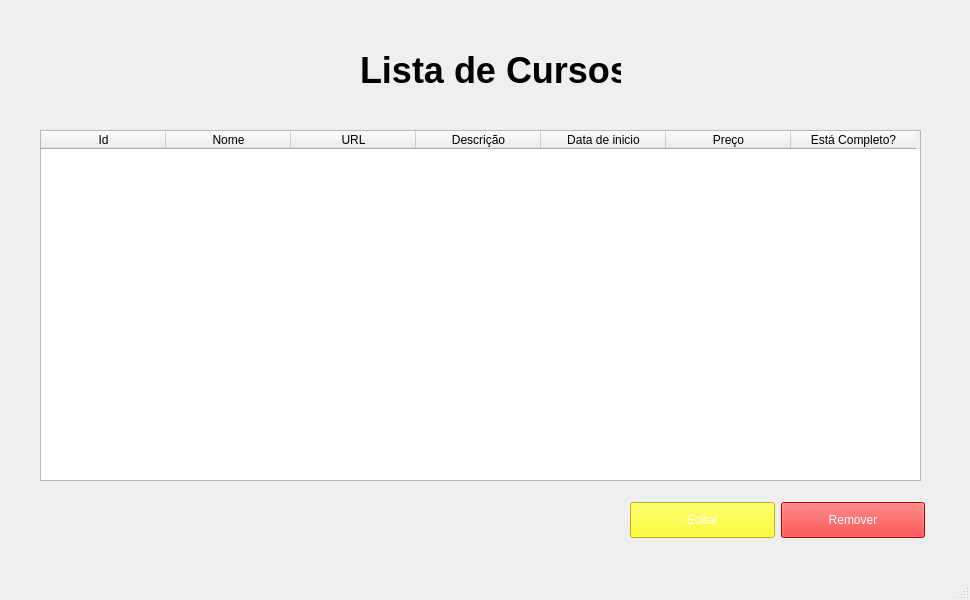
<?xml version="1.0" encoding="UTF-8"?>
<ui version="4.0">
 <class>Listagem</class>
 <widget class="QMainWindow" name="Listagem">
  <property name="geometry">
   <rect>
    <x>0</x>
    <y>0</y>
    <width>970</width>
    <height>600</height>
   </rect>
  </property>
  <property name="minimumSize">
   <size>
    <width>970</width>
    <height>600</height>
   </size>
  </property>
  <property name="maximumSize">
   <size>
    <width>980</width>
    <height>600</height>
   </size>
  </property>
  <property name="windowTitle">
   <string>Lista</string>
  </property>
  <widget class="QWidget" name="centralwidget">
   <widget class="QTableWidget" name="tableCursos">
    <property name="geometry">
     <rect>
      <x>40</x>
      <y>130</y>
      <width>881</width>
      <height>351</height>
     </rect>
    </property>
    <property name="sizePolicy">
     <sizepolicy hsizetype="Expanding" vsizetype="Expanding">
      <horstretch>0</horstretch>
      <verstretch>0</verstretch>
     </sizepolicy>
    </property>
    <property name="styleSheet">
     <string notr="true">QTableWidget::item::selected {
	background-color: blue;
}</string>
    </property>
    <property name="sizeAdjustPolicy">
     <enum>QAbstractScrollArea::SizeAdjustPolicy::AdjustToContents</enum>
    </property>
    <property name="wordWrap">
     <bool>true</bool>
    </property>
    <property name="rowCount">
     <number>0</number>
    </property>
    <property name="columnCount">
     <number>7</number>
    </property>
    <attribute name="horizontalHeaderVisible">
     <bool>true</bool>
    </attribute>
    <attribute name="horizontalHeaderCascadingSectionResizes">
     <bool>false</bool>
    </attribute>
    <attribute name="horizontalHeaderDefaultSectionSize">
     <number>125</number>
    </attribute>
    <column>
     <property name="text">
      <string>Id</string>
     </property>
    </column>
    <column>
     <property name="text">
      <string>Nome</string>
     </property>
    </column>
    <column>
     <property name="text">
      <string>URL</string>
     </property>
    </column>
    <column>
     <property name="text">
      <string>Descrição</string>
     </property>
    </column>
    <column>
     <property name="text">
      <string>Data de inicio</string>
     </property>
    </column>
    <column>
     <property name="text">
      <string>Preço</string>
     </property>
    </column>
    <column>
     <property name="text">
      <string>Está Completo?</string>
     </property>
    </column>
   </widget>
   <widget class="QWidget" name="layoutWidget">
    <property name="geometry">
     <rect>
      <x>630</x>
      <y>490</y>
      <width>295</width>
      <height>61</height>
     </rect>
    </property>
    <layout class="QHBoxLayout" name="horizontalLayout">
     <item>
      <widget class="QPushButton" name="btnEditar">
       <property name="styleSheet">
        <string notr="true">QPushButton {
	background-color: yellow;
	color: white;
	padding-top: 10px;
	padding-bottom: 10px;
}

QPushButton:hover {
	border: 1.2px solid black;
}</string>
       </property>
       <property name="text">
        <string>Editar</string>
       </property>
      </widget>
     </item>
     <item>
      <widget class="QPushButton" name="btnExcluir">
       <property name="styleSheet">
        <string notr="true">QPushButton {
	background-color: red;
	color: white;
	padding-top: 10px;
	padding-bottom: 10px;
}

QPushButton:hover {
	border: 1.2px solid black;
}</string>
       </property>
       <property name="text">
        <string>Remover</string>
       </property>
      </widget>
     </item>
    </layout>
   </widget>
   <widget class="QLabel" name="lblTitulo">
    <property name="geometry">
     <rect>
      <x>360</x>
      <y>50</y>
      <width>261</width>
      <height>41</height>
     </rect>
    </property>
    <property name="styleSheet">
     <string notr="true">QLabel {
	font-weight: bold;
	font-size: 36px;
}</string>
    </property>
    <property name="text">
     <string>Lista de Cursos</string>
    </property>
   </widget>
  </widget>
  <widget class="QMenuBar" name="menubar">
   <property name="geometry">
    <rect>
     <x>0</x>
     <y>0</y>
     <width>970</width>
     <height>26</height>
    </rect>
   </property>
  </widget>
  <widget class="QStatusBar" name="statusbar"/>
 </widget>
 <resources/>
 <connections/>
</ui>
